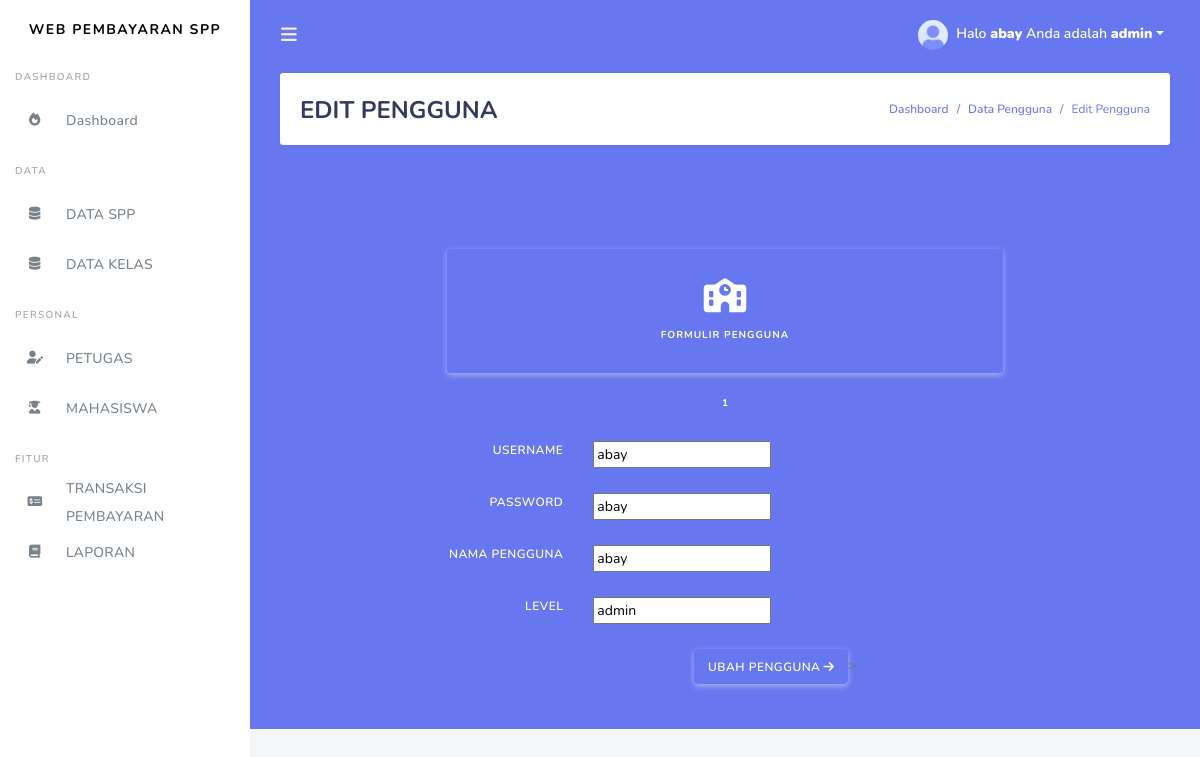
Screenshot of /edit_petugas.php?id=3 (signed in) with the database file from the repository.
### tables this page shows
CREATE TABLE `petugas` (
  `id_petugas` int(11) NOT NULL AUTO_INCREMENT,
  `username` varchar(25) NOT NULL,
  `password` varchar(100) NOT NULL,
  `nama_petugas` varchar(20) NOT NULL,
  `level` enum('admin','petugas') NOT NULL,
  PRIMARY KEY (`id_petugas`)
);

### edit_petugas.php (the view, shortened to what this page needs)
<?php
include 'koneksi.php';
  if (isset($_GET['id'])) {
    $id = ($_GET["id"]);
    $query = "SELECT * FROM petugas WHERE id_petugas='$id'";
    $result = mysqli_query($koneksi, $query);
    $data = mysqli_fetch_assoc($result);
  } else {
    echo "<script>alert('Masukkan data id.');window.location='petugas.php';</script>";
  }
  ?>
<!DOCTYPE html>
<html>
  <head>
  </head>
<body>
  <?php
  include ('tampilan/header.php');
  include ('tampilan/sidebar.php');
?>
<div class="main-content bg-primary">
        <section class="section">
          <div class="section-header">
            <h1>EDIT PENGGUNA</h1>
            <div class="section-header-breadcrumb">
              <div class="breadcrumb-item active"><a href="#">Dashboard</a></div>
              <div class="breadcrumb-item"><a href="petugas.php">Data Pengguna</a></div>
              <div class="breadcrumb-item text-primary">Edit Pengguna</div>
            </div>
          </div>
          <div class="row">
              <div class="col-12">
                  <div class="card-body bg-primary">
                    <div class="row mt-4">
                      <div class="col-12 col-lg-8 offset-lg-2">
                        <div class="wizard-steps">
                          <div class="wizard-step wizard-step-active">
                            <div class="wizard-step-icon">
                              <i class="fas fa-school"></i>
                            </div>
                            <div class="wizard-step-label">
                              Formulir Pengguna
                            </div>
                          </div>
                        </div>
                      </div>
                    </div>
                    <form class="wizard-content mt-2" method="post" action="proses_editpetugas.php">
                      <div class="wizard-pane">
                        <div class="form-group row align-items-center">
                          <label class="col-md-4 text-md-right text-white">USERNAME</label>
                          <div class="col-lg-4 col-md-6">
                            <input type="text" name="username" value="<?php echo $data['username']; ?>" required=""/>
                          </div>
                        </div>
                        <div class="form-group row align-items-center">
                          <label class="col-md-4 text-md-right text-white">PASSWORD</label>
                          <div class="col-lg-4 col-md-6">
                              <input type="text" name="password" value="<?php echo $data['password']; ?>" required=""/>
                          </div>
                        </div>
                        <div class="form-group row align-items-center">
                          <label class="col-md-4 text-md-right text-white">NAMA PENGGUNA</label>
                          <div class="col-lg-4 col-md-6">
                              <input type="text" name="nama_petugas" value="<?php echo $data['nama_petugas']; ?>" required=""/>
                          </div>
                        </div>
                          <div class="form-group row align-items-center">
                          <label class="col-md-4 text-md-right text-white">LEVEL</label>
                          <div class="col-lg-4 col-md-6">
                              <input type="text" name="level" value="<?php echo $data['level']; ?>" required=""/>
                          </div>
                        </div>
                        <div class="form-group row">
                          <div class="col-md-4"></div>
                          <div class="col-lg-4 col-md-6 text-right">
                            <button type="submit" class="btn btn-icon icon-right btn-primary">UBAH PENGGUNA<i class="fas fa-arrow-right"></i></button>>
                          </div>
                        </div>
                      </div>
                    </form>
                  </div>
                </div>
              </div>
            </div>
          </div>
      </div>

### rows the page displays
petugas: username "abay", password "abay", nama_petugas "abay", level "admin"

### other values shown
$_SESSION['username'] "abay"
$_SESSION['level'] "admin"
